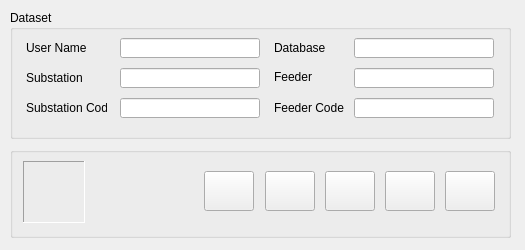
<?xml version="1.0" encoding="UTF-8"?>
<ui version="4.0">
 <class>frmIntialize</class>
 <widget class="QMainWindow" name="frmIntialize">
  <property name="geometry">
   <rect>
    <x>0</x>
    <y>0</y>
    <width>525</width>
    <height>250</height>
   </rect>
  </property>
  <property name="sizePolicy">
   <sizepolicy hsizetype="Fixed" vsizetype="Fixed">
    <horstretch>0</horstretch>
    <verstretch>0</verstretch>
   </sizepolicy>
  </property>
  <property name="maximumSize">
   <size>
    <width>525</width>
    <height>250</height>
   </size>
  </property>
  <property name="windowTitle">
   <string>Database Initialization</string>
  </property>
  <property name="windowIcon">
   <iconset resource="../Resources/FormIcons/resources.qrc">
    <normaloff>:/plugins/ElectricSystems/Resources/FormIcons/formcreate.png</normaloff>:/plugins/ElectricSystems/Resources/FormIcons/formcreate.png</iconset>
  </property>
  <property name="tabShape">
   <enum>QTabWidget::Rounded</enum>
  </property>
  <widget class="QWidget" name="centralwidget">
   <widget class="QGroupBox" name="groupBox">
    <property name="geometry">
     <rect>
      <x>10</x>
      <y>10</y>
      <width>501</width>
      <height>129</height>
     </rect>
    </property>
    <property name="title">
     <string>Dataset</string>
    </property>
    <widget class="QLabel" name="label">
     <property name="geometry">
      <rect>
       <x>16</x>
       <y>30</y>
       <width>81</width>
       <height>16</height>
      </rect>
     </property>
     <property name="text">
      <string>User Name</string>
     </property>
    </widget>
    <widget class="QLineEdit" name="txtPro">
     <property name="geometry">
      <rect>
       <x>110</x>
       <y>28</y>
       <width>140</width>
       <height>20</height>
      </rect>
     </property>
     <property name="toolTip">
      <string>Project Name</string>
     </property>
     <property name="readOnly">
      <bool>true</bool>
     </property>
    </widget>
    <widget class="QLineEdit" name="txtPBS">
     <property name="geometry">
      <rect>
       <x>344</x>
       <y>28</y>
       <width>140</width>
       <height>20</height>
      </rect>
     </property>
     <property name="toolTip">
      <string>Enter Database Name</string>
     </property>
     <property name="readOnly">
      <bool>true</bool>
     </property>
    </widget>
    <widget class="QLabel" name="label_2">
     <property name="geometry">
      <rect>
       <x>264</x>
       <y>30</y>
       <width>61</width>
       <height>16</height>
      </rect>
     </property>
     <property name="text">
      <string>Database</string>
     </property>
    </widget>
    <widget class="QLabel" name="label_4">
     <property name="geometry">
      <rect>
       <x>16</x>
       <y>60</y>
       <width>81</width>
       <height>16</height>
      </rect>
     </property>
     <property name="text">
      <string>Substation</string>
     </property>
    </widget>
    <widget class="QLineEdit" name="txtFed">
     <property name="geometry">
      <rect>
       <x>344</x>
       <y>58</y>
       <width>140</width>
       <height>20</height>
      </rect>
     </property>
     <property name="toolTip">
      <string>Enter Feeder Name</string>
     </property>
    </widget>
    <widget class="QLineEdit" name="txtSub">
     <property name="geometry">
      <rect>
       <x>110</x>
       <y>58</y>
       <width>140</width>
       <height>20</height>
      </rect>
     </property>
     <property name="toolTip">
      <string>Enter Substation Name</string>
     </property>
    </widget>
    <widget class="QLabel" name="label_3">
     <property name="geometry">
      <rect>
       <x>264</x>
       <y>59</y>
       <width>61</width>
       <height>16</height>
      </rect>
     </property>
     <property name="text">
      <string>Feeder</string>
     </property>
    </widget>
    <widget class="QLabel" name="label_6">
     <property name="geometry">
      <rect>
       <x>16</x>
       <y>90</y>
       <width>81</width>
       <height>16</height>
      </rect>
     </property>
     <property name="text">
      <string>Substation Code</string>
     </property>
    </widget>
    <widget class="QLabel" name="label_5">
     <property name="geometry">
      <rect>
       <x>264</x>
       <y>90</y>
       <width>71</width>
       <height>16</height>
      </rect>
     </property>
     <property name="text">
      <string>Feeder Code</string>
     </property>
    </widget>
    <widget class="QLineEdit" name="txtSubCode">
     <property name="geometry">
      <rect>
       <x>110</x>
       <y>88</y>
       <width>140</width>
       <height>20</height>
      </rect>
     </property>
     <property name="toolTip">
      <string>Enter Substation Code</string>
     </property>
    </widget>
    <widget class="QLineEdit" name="txtFedCode">
     <property name="geometry">
      <rect>
       <x>344</x>
       <y>88</y>
       <width>140</width>
       <height>20</height>
      </rect>
     </property>
     <property name="toolTip">
      <string>Enter Feeder Code</string>
     </property>
    </widget>
   </widget>
   <widget class="QGroupBox" name="groupBox_3">
    <property name="geometry">
     <rect>
      <x>10</x>
      <y>147</y>
      <width>501</width>
      <height>91</height>
     </rect>
    </property>
    <property name="title">
     <string/>
    </property>
    <widget class="QFrame" name="frame">
     <property name="geometry">
      <rect>
       <x>13</x>
       <y>14</y>
       <width>62</width>
       <height>62</height>
      </rect>
     </property>
     <property name="styleSheet">
      <string notr="true">image: url(:/plugins/ElectricSystems/Resources/FormIcons/basicnreca.png);</string>
     </property>
     <property name="frameShape">
      <enum>QFrame::Panel</enum>
     </property>
     <property name="frameShadow">
      <enum>QFrame::Sunken</enum>
     </property>
    </widget>
    <widget class="QPushButton" name="cmdClose">
     <property name="geometry">
      <rect>
       <x>435</x>
       <y>24</y>
       <width>50</width>
       <height>40</height>
      </rect>
     </property>
     <property name="toolTip">
      <string>Close</string>
     </property>
     <property name="text">
      <string/>
     </property>
     <property name="icon">
      <iconset resource="../Resources/FormIcons/resources.qrc">
       <normaloff>:/plugins/ElectricSystems/Resources/FormIcons/basicexit.png</normaloff>:/plugins/ElectricSystems/Resources/FormIcons/basicexit.png</iconset>
     </property>
     <property name="iconSize">
      <size>
       <width>32</width>
       <height>32</height>
      </size>
     </property>
    </widget>
    <widget class="QPushButton" name="cmdShapefile">
     <property name="geometry">
      <rect>
       <x>315</x>
       <y>24</y>
       <width>50</width>
       <height>40</height>
      </rect>
     </property>
     <property name="toolTip">
      <string>Create Feeder Layers</string>
     </property>
     <property name="text">
      <string/>
     </property>
     <property name="icon">
      <iconset resource="../Resources/FormIcons/resources.qrc">
       <normaloff>:/plugins/ElectricSystems/Resources/FormIcons/databaseshapefile.png</normaloff>:/plugins/ElectricSystems/Resources/FormIcons/databaseshapefile.png</iconset>
     </property>
     <property name="iconSize">
      <size>
       <width>32</width>
       <height>32</height>
      </size>
     </property>
    </widget>
    <widget class="QPushButton" name="cmdHelp">
     <property name="geometry">
      <rect>
       <x>375</x>
       <y>24</y>
       <width>50</width>
       <height>40</height>
      </rect>
     </property>
     <property name="toolTip">
      <string>Help</string>
     </property>
     <property name="text">
      <string/>
     </property>
     <property name="icon">
      <iconset resource="../Resources/FormIcons/resources.qrc">
       <normaloff>:/plugins/ElectricSystems/Resources/FormIcons/basichelp.png</normaloff>:/plugins/ElectricSystems/Resources/FormIcons/basichelp.png</iconset>
     </property>
     <property name="iconSize">
      <size>
       <width>32</width>
       <height>32</height>
      </size>
     </property>
    </widget>
    <widget class="QPushButton" name="cmdDomain">
     <property name="geometry">
      <rect>
       <x>194</x>
       <y>24</y>
       <width>50</width>
       <height>40</height>
      </rect>
     </property>
     <property name="toolTip">
      <string>Edit Domains</string>
     </property>
     <property name="text">
      <string/>
     </property>
     <property name="icon">
      <iconset resource="../Resources/FormIcons/resources.qrc">
       <normaloff>:/plugins/ElectricSystems/Resources/FormIcons/domain.png</normaloff>:/plugins/ElectricSystems/Resources/FormIcons/domain.png</iconset>
     </property>
     <property name="iconSize">
      <size>
       <width>32</width>
       <height>32</height>
      </size>
     </property>
    </widget>
    <widget class="QPushButton" name="cmdConductor">
     <property name="geometry">
      <rect>
       <x>255</x>
       <y>24</y>
       <width>50</width>
       <height>40</height>
      </rect>
     </property>
     <property name="toolTip">
      <string>Conductor Table</string>
     </property>
     <property name="text">
      <string/>
     </property>
     <property name="icon">
      <iconset resource="../Resources/FormIcons/resources.qrc">
       <normaloff>:/plugins/ElectricSystems/Resources/FormIcons/voltageconductor.png</normaloff>:/plugins/ElectricSystems/Resources/FormIcons/voltageconductor.png</iconset>
     </property>
     <property name="iconSize">
      <size>
       <width>32</width>
       <height>32</height>
      </size>
     </property>
    </widget>
   </widget>
  </widget>
 </widget>
 <tabstops>
  <tabstop>txtPro</tabstop>
  <tabstop>txtPBS</tabstop>
  <tabstop>txtSub</tabstop>
  <tabstop>txtFed</tabstop>
  <tabstop>txtSubCode</tabstop>
  <tabstop>txtFedCode</tabstop>
  <tabstop>cmdDomain</tabstop>
  <tabstop>cmdConductor</tabstop>
  <tabstop>cmdShapefile</tabstop>
  <tabstop>cmdHelp</tabstop>
  <tabstop>cmdClose</tabstop>
 </tabstops>
 <resources>
  <include location="../Resources/FormIcons/resources.qrc"/>
 </resources>
 <connections/>
</ui>
